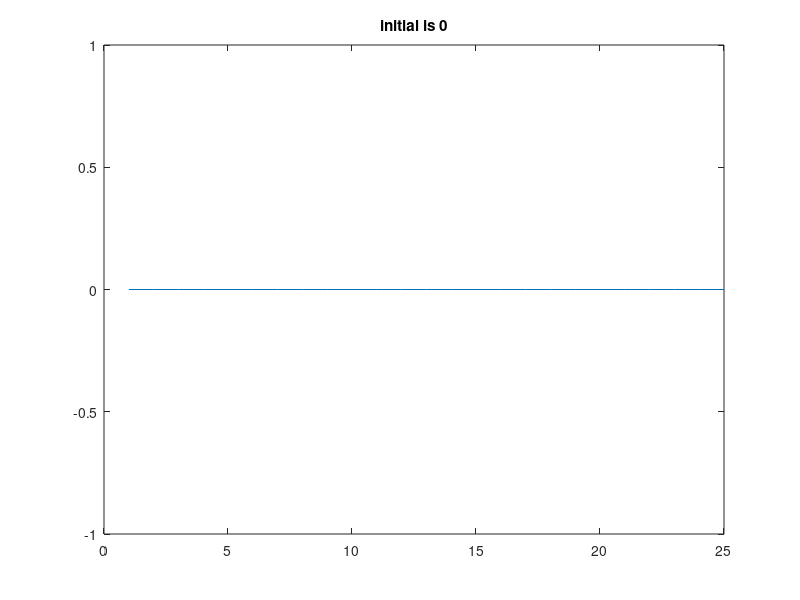
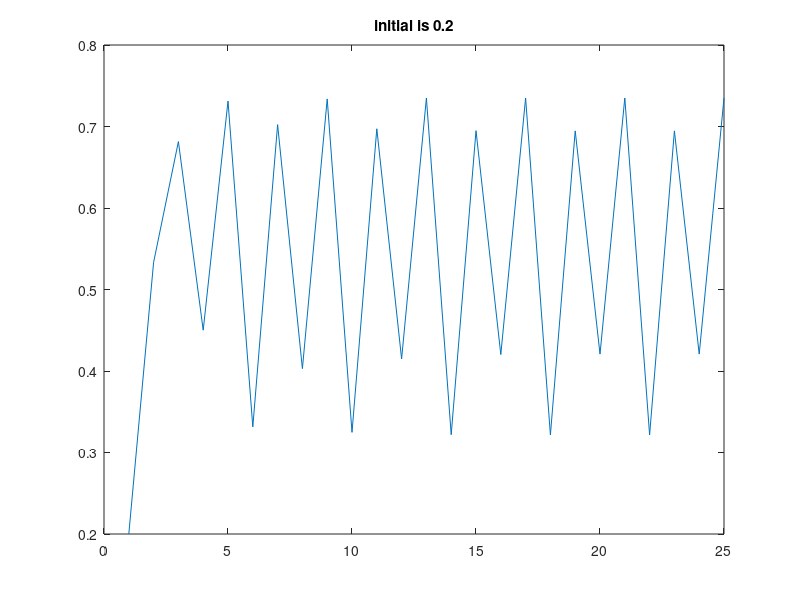
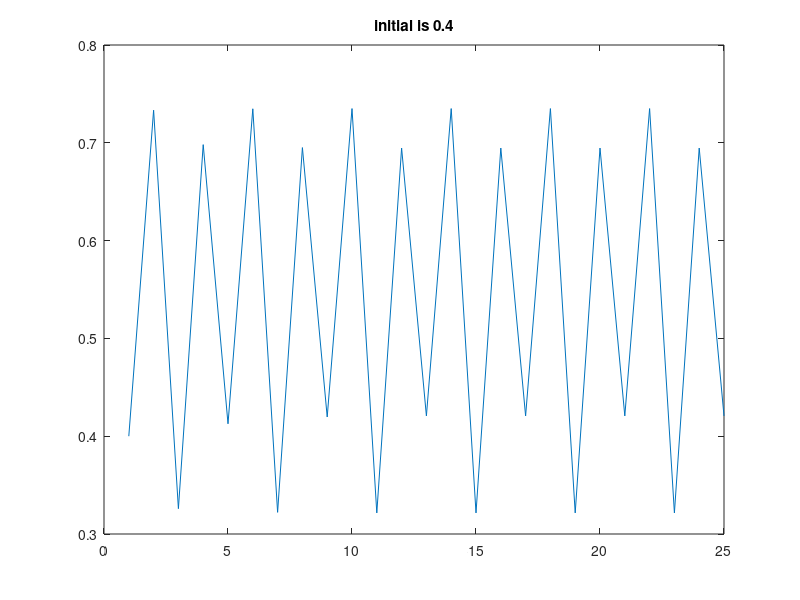
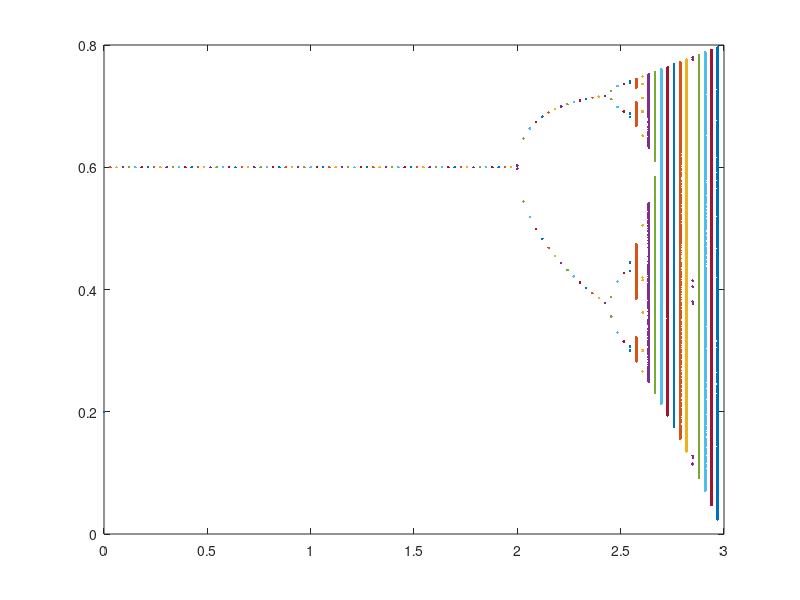

These charts were generated, in order, by the following MATLAB code:
%% c, d, e
r = 2.5;
K = 0.6;
initial = [0 .2 .4 .6 .8];
x = zeros(25,1);
for j = 1:4
    x(1) = initial(j);
    for n = 1:24
        x(n+1) = x(n) + r*(1 - (x(n)/K))*x(n);
    end
    figure; clf; 
    plot(1:25,x);
    title(['initial is ', num2str(initial(j))]);
end

%% g

r = linspace(0,3,100);
K = 0.6;
nmax = 1e4;
x = zeros(nmax,1);
x(1) = 0.2;
for i = 1:length(r)-1
    for n = 1:nmax-1
        x(n+1) = x(n) + r(i)*(1 - x(n)/K)*x(n);
    end
    plot(ones(1,nmax/2)*r(i),x(nmax/2+1:nmax),'.');
    hold on;
end
hold off;


